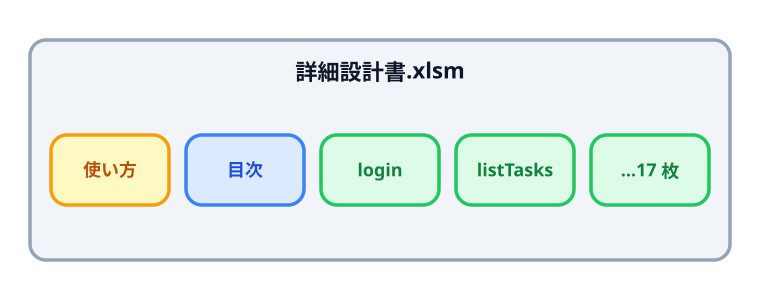

Here is the Python script that generated this plot:
import sys, os
sys.path.insert(0, os.path.expanduser("~/.claude/skills/genfig"))
from genfig import Canvas


c = Canvas(760, 300)
c.sticky(30, 40, 700, 220, color="gray")
c.text(380, 80, "詳細設計書.xlsm", scale="heading")
names = [("使い方", "yellow"), ("目次", "blue"), ("login", "green"), ("listTasks", "green"), ("…17 枚", "green")]
for i, (n, col) in enumerate(names):
    c.node(110 + i * 135, 170, n, shape="sticky", color=col, w=118, h=70, label_scale="label")
c.save("01-sheets.svg")
